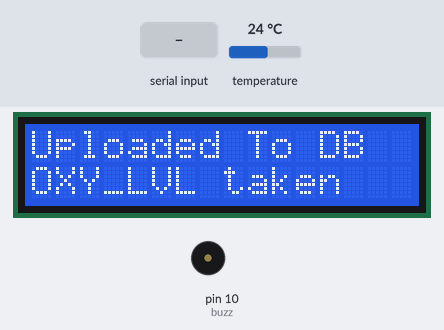
Bench run of a sketch on a simulated Arduino Uno, built with avr-gcc and run on an emulated ATmega328P. Shown: 16×2 character LCD, buzzer (waves = sounding, pin HIGH). Inputs (shaded band) come from the test bench; at power-on: temperature 24 °C. What the sketch prints to the serial monitor is not drawn.

Above: at 7.2 s.
At 19.6 s:
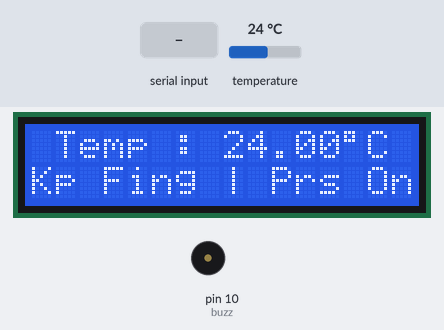
19.7 s: "90,45,200\n" received over the second serial link
At 25.2 s:
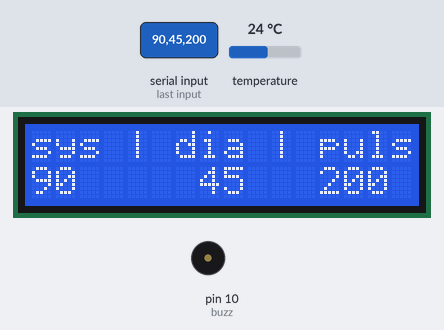
Timing chart, 0 to 26.7 s (numbered marks = the images above; inputs shaded):
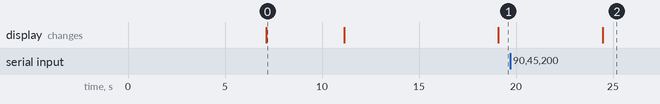

Measured:
- after the input at 19.7 s, the display: changes after 4.8 s (image 2)
- what the display in image 0 shows lasts 4.0 s, from 7.1 s to 11.1 s

The sketch:

Arduino_Mega_2560.ino
```cpp
#include <Wire.h>
#include <LiquidCrystal_I2C.h>
#include <SoftwareSerial.h>
#include <OneWire.h>
#include <DallasTemperature.h>

unsigned char alert = 0;
unsigned char system_alert = 0;
unsigned char alert_flag=0;

LiquidCrystal_I2C lcd(0x27,16,2);
SoftwareSerial myserial(13, 12);    // RX, TX for blood pressure sensor
SoftwareSerial esp8266(19, 18);     // rx,tx for esp8266

#define ONE_WIRE_BUS 11
#define HELP_TONE buzz, 2000, 200

const int buzz=10;

OneWire oneWire(ONE_WIRE_BUS);
DallasTemperature sensors(&oneWire);
float cel=0.00;

String data_pressure;
char  buff[15];

String send_data_string;

const int no_of_data = 5;
String main_data[10];
int sensorValue = 0;
unsigned int tempVal = 0;

int  sys_u = 130, dia_u = 90, temp_l = 24, temp_u = 37, pulse_l = 30, pulse_u = 120;
int sys, dia, p, stay = 1;

void setup()
{
  pinMode(buzz, OUTPUT);
  Serial.begin(9600);
  esp8266.begin(9600);
  myserial.begin(9600);
  lcd.begin();
  lcd.clear();
  lcd.print(F(" Patient "));
  lcd.setCursor(0, 1);
  lcd.print(F(" Health  Monitor "));
  delay(2000);
  send_data_string = String(sys) + ',' + String(dia) + ',' + String(p) + ',' + String(cel);
  Serial.println("send_data_string = " + String(send_data_string));
  send_parameters();
  delay(4000);
  lcd.clear();
}

void loop()
{
  digitalWrite(buzz,LOW);
   myserial.listen();
   if (myserial.available())
   {
     while (myserial.available())
     {
       data_pressure = myserial.readString();
     }
     data_pressure.trim();
     data_pressure.toCharArray(buff, data_pressure.length() + 1);
     if (sscanf(buff, "%d,%d,%d", &sys, &dia, &p) == 3)
     {
       lcd.clear();
       lcd.print(F("sys | dia | puls"));
       lcd.setCursor(0, 1);
       lcd.print(sys);
       lcd.setCursor(7, 1);
       lcd.print(dia);
       lcd.setCursor(12, 1);
       lcd.print(p);
       read_temperature();
       //process();
       //alerting();
       delay(500);
       send_data_string = String(sys) + ',' + String(dia) + ',' + String(p) + ',' + String(cel);
       Serial.println("send_data_string = " + String(send_data_string));
       send_parameters();
       delay(3000);
     }
     myserial.end();
   }
   else
   {
      read_temperature();
      main_display();
   }
   myserial.listen();
   delay(1);
}

void read_temperature()
{
  Serial.print("Requesting Temperatures");
  Serial.println();
  for(int i=1;i<=5;i++)
  {
    sensors.requestTemperatures();
    cel=sensors.getTempCByIndex(0);
  }
  Serial.print("Temperature: ");
  Serial.print(cel);
  Serial.println("C");
  delay(100);
}

void main_display()
{
    lcd.clear();
    lcd.print(F(" Temp : "));
    lcd.setCursor(8, 0);
    lcd.print(cel);
    lcd.print((char)223);
    lcd.print('C');
    lcd.setCursor(0, 1);
    lcd.print(F("Kp Fing | Prs On"));
    delay(200);
}

void send_parameters()
{
  esp8266.listen();
  esp8266.flush();
  esp8266.print(send_data_string);
  delay(5000);
  lcd.clear();
  lcd.setCursor(0,0);
  lcd.print(F("Uploaded To DB"));
  lcd.setCursor(0,1);
  lcd.print(F("OXY_LVL taken"));
  delay(4000);
  lcd.clear();
  esp8266.end();
}

void process()
{
   if((sys > sys_u) || (dia > dia_u))
   {
       system_alert = 1;
   }
   else if((p < pulse_l ) || (p > pulse_u))
   {
       system_alert = 2;
   }
   else if((cel < temp_l ) || (cel > temp_u))
   {
       system_alert = 3;
   }
   else
   {
       system_alert = 0;
   }
   delay(200);
}

void alerting()
{
  if(system_alert==1)
   {
    lcd.clear();
    digitalWrite(buzz,HIGH);
    lcd.setCursor(0,0);
    lcd.print("Patient BP");
    lcd.setCursor(0,1);
    lcd.print("Fluctuating");
    delay(3500);
   }
   else if(system_alert==2)
   {
    lcd.clear();
    digitalWrite(buzz,HIGH);
    lcd.setCursor(0,0);
    lcd.print("Patient Pulse");
    lcd.setCursor(0,1);
    lcd.print("Fluctuating");
    delay(3500);
   }
   else if(system_alert==3)
   {
    lcd.clear();
    digitalWrite(buzz,HIGH);
    lcd.setCursor(0,0);
    lcd.print("Temperature");
    lcd.setCursor(0,1);
    lcd.print("Fluctuating");
    delay(3500);
   }
   else
   {
    Serial.print("Continue Monitoring");
    delay(3500);
   }
}
```
